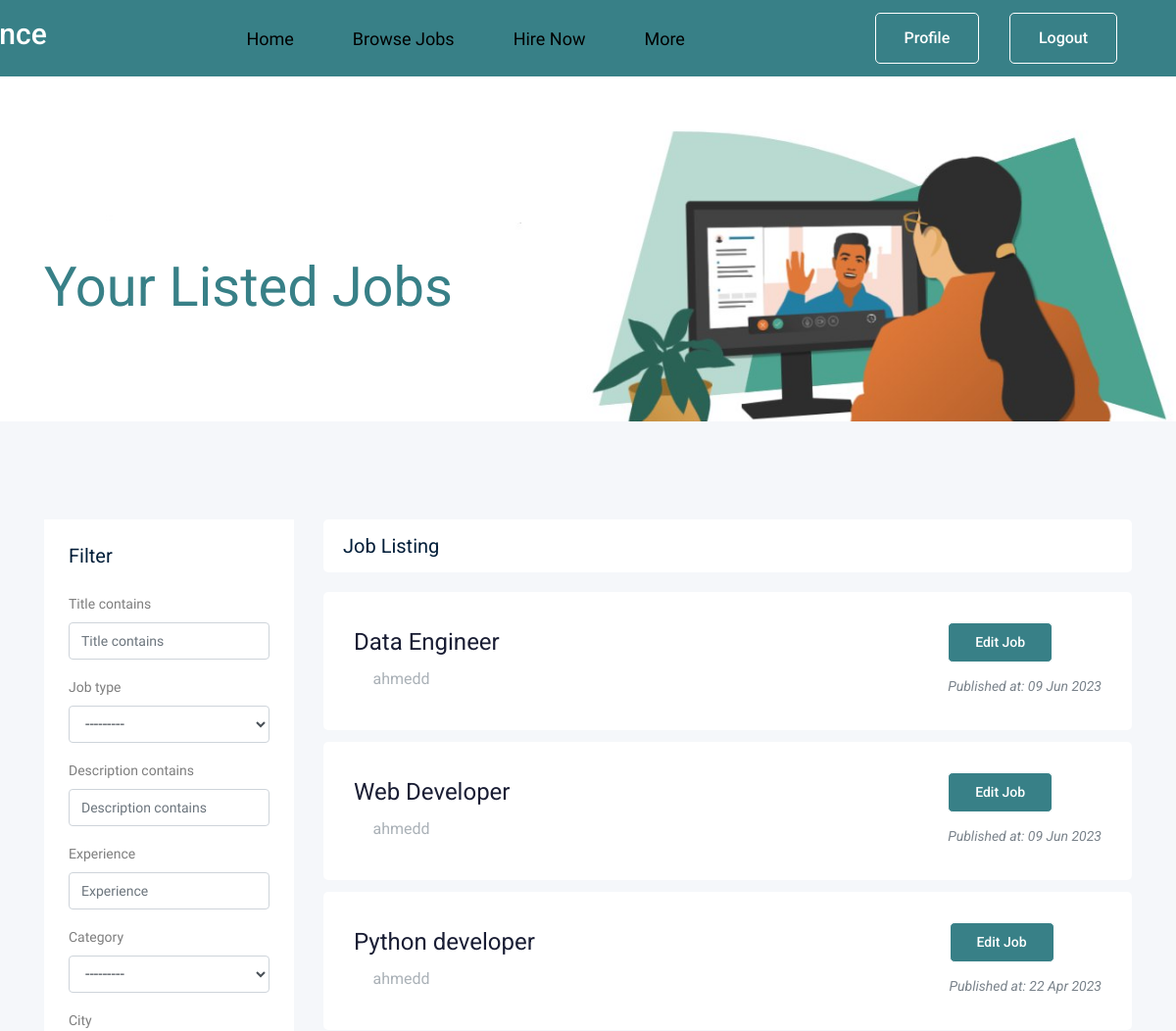
The app's page /jobs/your_jobs (signed in, upper part), older data.
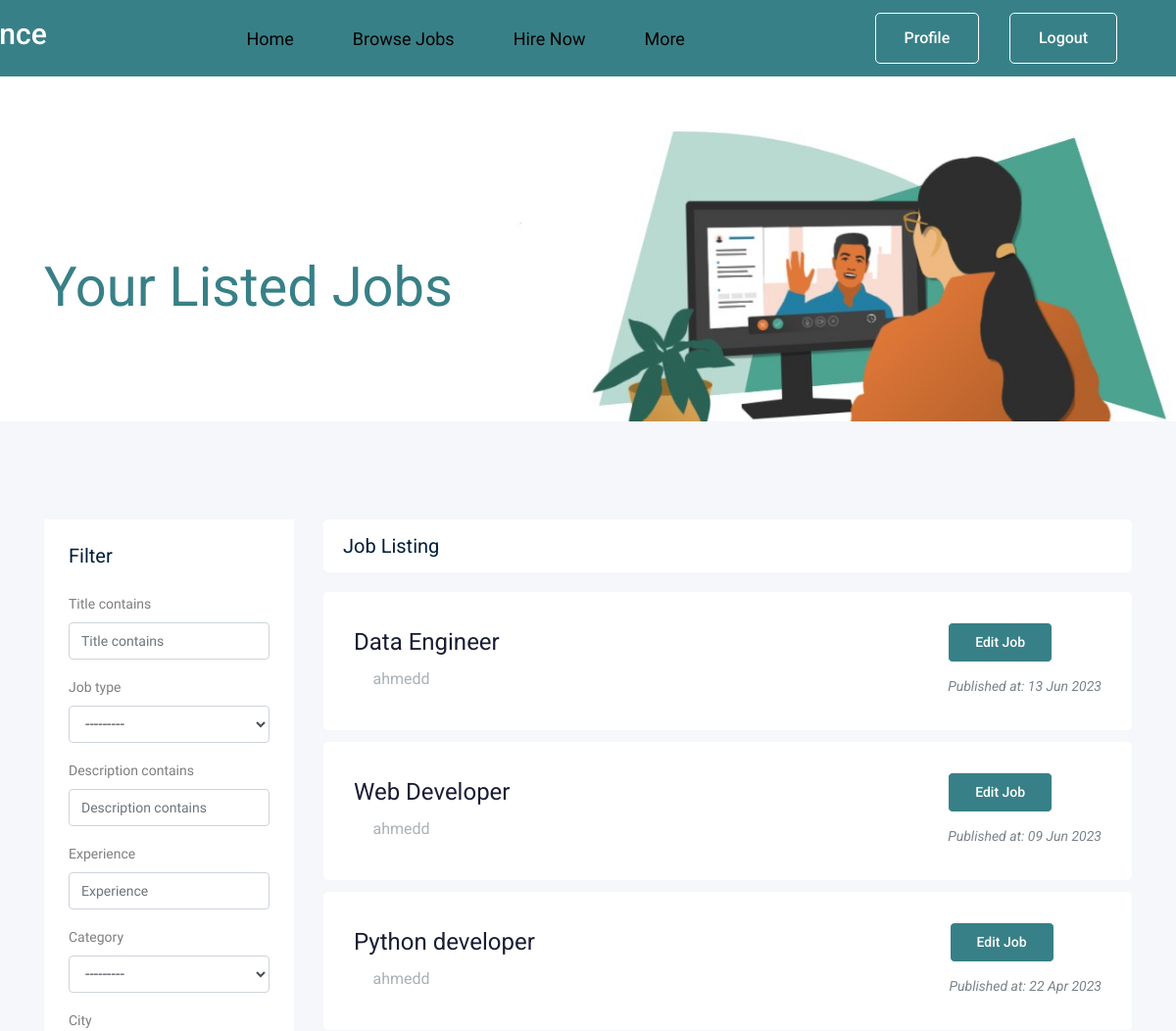
The same page, newer data.
### job/models.py (models this page shows, shortened)
class Job(models.Model):
    owner = models.ForeignKey(
        User, related_name='job_owner', on_delete=models.CASCADE)
    title = models.CharField(max_length=100)
    job_type = models.CharField(max_length=15, choices=JOB_TYPE)
    description = models.TextField(max_length=10000)
    published_at = models.DateTimeField(auto_now=True)
    vacancy = models.IntegerField(default=1)
    salary = models.IntegerField(default=0)
    experience = models.IntegerField(default=0)
    category = models.ForeignKey('Category', on_delete=models.CASCADE)
    country = models.CharField(max_length=15, choices=CURRENT_COUNTRY)
    city = models.CharField(max_length=15, choices=CURRENT_CITY)
    slug = models.SlugField(blank=True, null=True)
    class Meta:
        ordering = ['-id']

### job/views.py (the view)
# urls.py: path('your_jobs', views.your_jobs, name='your_jobs'),
@login_required()
def your_jobs(request):
    others = get_profiles()
    jobs_list = Job.objects.filter(owner=request.user)
    applications = Apply.objects.filter(
        job__in=jobs_list).select_related('applicant')
    myfilter = JobFilter(request.GET, queryset=jobs_list)
    jobs_list = myfilter.qs
    paginator = Paginator(jobs_list, 5)  # Show 5 contacts per page.
    page_number = request.GET.get('page')
    page_obj = paginator.get_page(page_number)
    paginator_profiles = Paginator(others, 12)
    page_number_profiles = request.GET.get('page')
    page_obj_profiles = paginator_profiles.get_page(page_number_profiles)
    context = {'jobs': page_obj,
               'forcount': jobs_list,
               'myfilter': myfilter,
               'applications': applications,
               'users': page_obj_profiles,
               }
    return render(request, 'job/your_jobs.html', context)

### job/models.py (called while the page is built)
    def __str__(self):
        return self.name

### job/views.py (called while the page is built)
def get_profiles():
    return Profile.objects.all().annotate(
        average_quality=Avg('rate__RAtingQuality')
    ).order_by('-average_quality', '-id')

### job/templates/job/your_jobs.html (shortened to what the changed rows need)
{% load static %}
{% load bootstrap4 %}
<!doctype html>
<html class="no-js" lang="zxx">
<head>
    <link rel="stylesheet" href="{% static 'css/bootstrap.min.css'%}">
    <link rel="stylesheet" href="{% static 'css/owl.carousel.min.css'%}">
    <link rel="stylesheet" href="{% static 'css/magnific-popup.css'%}">
    <link rel="stylesheet" href="{% static 'css/font-awesome.min.css'%}">
    <link rel="stylesheet" href="{% static 'css/themify-icons.css'%}">
    <link rel="stylesheet" href="{% static 'css/nice-select.css'%}">
    <link rel="stylesheet" href="{% static 'css/flaticon.css'%}">
    <link rel="stylesheet" href="{% static 'css/jquery-ui.css'%}">
    <link rel="stylesheet" href="{% static 'css/gijgo.css'%}">
    <link rel="stylesheet" href="{% static 'css/animate.min.css'%}">
    <link rel="stylesheet" href="{% static 'css/slicknav.css'%}">
    <link rel="stylesheet" href="{% static 'css/adel_search.css'%}">
    <link rel="stylesheet" href="{% static 'css/style.css'%}">
    <link rel="stylesheet" href="{% static 'css/normalize.css' %}">
    <link rel="stylesheet" href="{% static 'css/morsy.css' %}">
    <link rel="stylesheet" href="{% static 'css/morsy.min.css' %}">
</head>
<body>
    <Header>
        <div class="container">
            <a href="{% url 'pages:index' %}" class="logo">
                <h2 style="color: #fff;">Joblance</h2>
            </a>
        </div>
    </Header>
    <main>
        <div class="job_listing_area plus_padding">
            <div class="container">
                <div class="row">
                    <div class="col-lg-9">
                        <div class="job_lists m-0">
                            <div class="row">
                                {% for job in jobs %}
                                <div class="col-lg-12 col-md-12">
                                    <div class="single_jobs white-bg d-flex justify-content-between">
                                        <div class="jobs_left d-flex align-items-center">
                                            <div class="jobs_conetent">
                                                <a href="{% url 'jobs:edit_job' job.id %}">
                                                    <h4>{{job.title}}</h4>
                                                </a>
                                                <div class="links_locat d-flex align-items-center">
                                                    {% for application in applications %}
                                                    {% if application.job == job %}
                                                    {% if forloop.counter < 6 %} <div class="location">
                                                        <a href="{% url 'profiles:other' application.applicant.user.id %}">
                                                            <p> <i
                                                                    class="fa-solid fa-pen-nib"></i>{{application.applicant.user}}
                                                            </p>
                                                        </a>
                                                </div>
                                                {% endif %}
                                                {% endif %}
                                                {% endfor %}
                                            </div>
                                        </div>
                                    </div>
                                    <div class="jobs_right">
                                        <div class="apply_now">
                                            <a href="{% url 'jobs:edit_job' job.id %}" class="boxed-btn3">Edit
                                                job</a>
                                        </div>
                                        <div class="date">
                                            <p>Published at: {{job.published_at|date:'d M o'}}</p>
                                        </div>
                                    </div>
                                </div>
                            </div>
                            {% empty %}
                            <p>You have no jobs.</p>
                            {% endfor %}
                        </div>
                    </div>
                </div>
            </div>
        </div>
        </div>
    </main>
</body>
</html>

Row changes from the older to the newer data that the page shows:
changed Job "Data Engineer": published_at "09 Jun 2023" → "13 Jun 2023"
